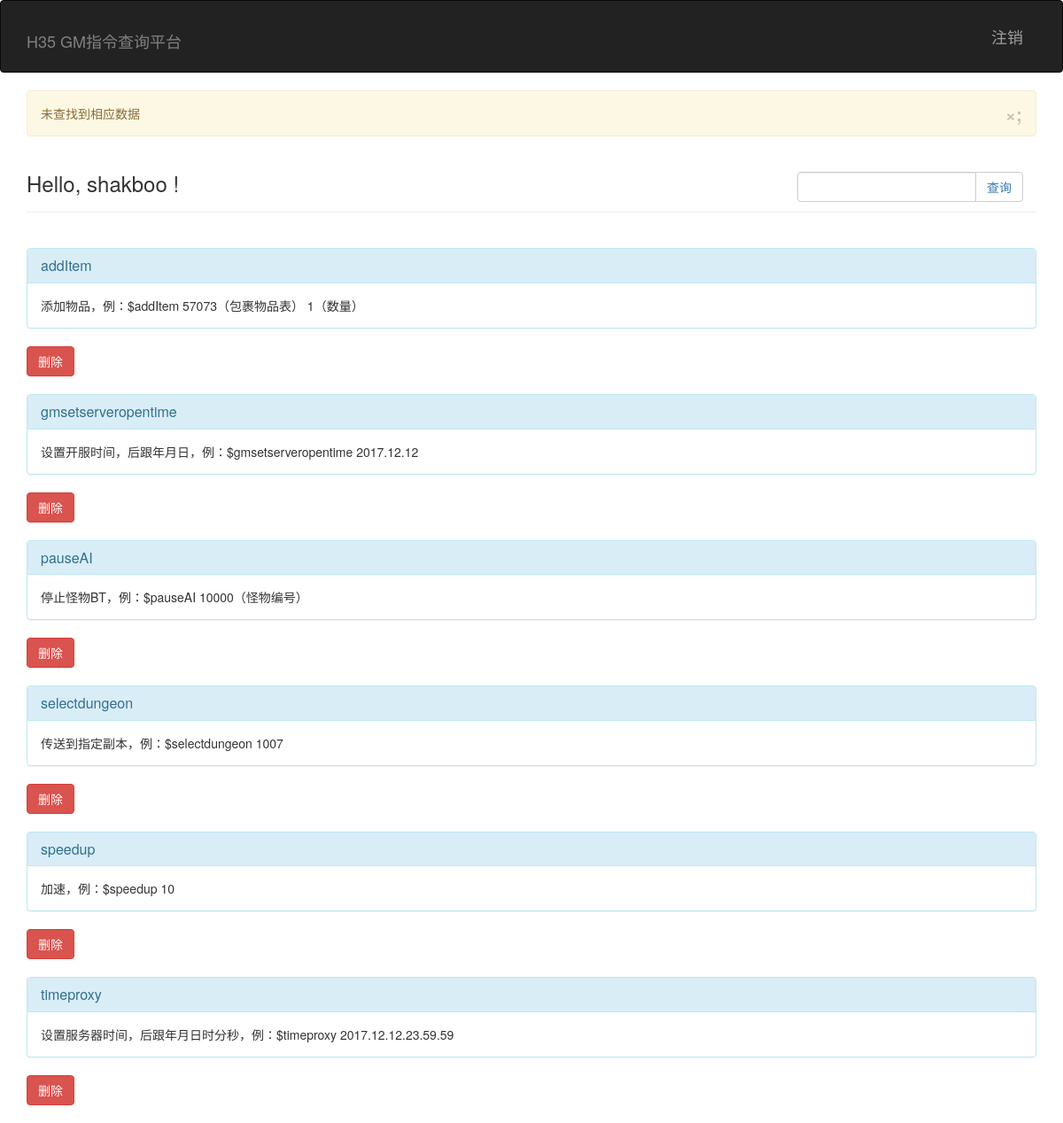
The page /auth/query (signed in) on the database its author committed.
### app/models.py (models this page shows, shortened)
class User(UserMixin, db.Model):
    __tablename__ = 'users'
    id = db.Column(db.Integer, primary_key = True)
    username = db.Column(db.String(64), unique=True, index=True)
    password_hash = db.Column(db.String(128))
    role_id = db.Column(db.Integer, db.ForeignKey('roles.id'))
    posts = db.relationship('Post', backref = 'author', lazy = 'dynamic')
    @property
    def password(self):
        raise AttributeError('password is not readable attribute')
    def is_shakboo(self):
        if self.username == "shakboo":
            return True
        return False
    def is_login(self):
        return True

class Post_filter(db.Model):
    __tablename__ = 'posts_filter'
    gm_filter = db.Column(db.String(128), primary_key = True)
    info_filter = db.Column(db.Text)

### app/auth/views.py (the view, shortened to what this page needs)
@auth.route('/query', methods=['GET','POST'])
def query():
    try:
        if current_user.is_login():
            pass
    except:
        return redirect(url_for('auth.login'))
    p_f = None
    posts_filter = Post_filter.query.order_by('gm_filter')
    if p_f:
        flash("查询成功")
    else:
        flash("未查找到相应数据")
    return render_template('auth/query.html',form=request.form, posts_filter=posts_filter)

### app/models.py (called while the page is built)
@login_manager.user_loader
def load_user(user_id):
    return User.query.get(int(user_id))

### app/templates/auth/query.html (shortened to what this page needs)
{% extends "base.html" %}
{% block page_content %}
<div class="page-header">
        <div class="col-lg-3 pull-right col-sm-5 col-md-4 col-xs-6">
                <form class="input-group" method="post" action="{{ url_for('auth.query') }}">
                    <input type="text" class="form-control" id="user-input" name="userInput">
                    <span class="input-group-btn">
                        <button class="btn btn-default btn-query" type="submit"><a style="text-decoration:none"> 查询</a></button>
                    </span>
                </form>
        </div>
    <h3>Hello,
        {% if current_user.is_authenticated %}
        {{ current_user.username }}
        {% else %}
        Stranger
        {% endif %}!
    </h3>
</div>
<br>
<div class="posts">
    {% for post in posts_filter %}
    <form class="post" method="post" action="{{ url_for('main.index') }}">
        <div class="panel panel-info">
            <div class="panel-heading">
                <h3 class="panel-title gm-exist">{{ post.gm_filter }}</h3>
            </div>
            <div class="panel-body info-exist">{{ post.info_filter }}</div>
        </div>
        {% if current_user.is_shakboo() %}
            <button class="btn btn-danger btn-query" type="submit" name="delete"><a style="text-decoration:none"><font style="color:white"> 删除</font></a></button>
        {% endif %}
    </form>
        {% if current_user.is_shakboo() %}
            <br>
        {% endif %}
    {% endfor %}
</div>
{% endblock %}

### rows shown on the page
User: username "shakboo"
Post_filter: gm_filter "addItem", info_filter "添加物品，例：$addItem 57073（包裹物品表） 1（数量）"
Post_filter: gm_filter "gmsetserveropentime", info_filter "设置开服时间，后跟年月日，例：$gmsetserveropentime 2017.12.12"
Post_filter: gm_filter "pauseAI", info_filter "停止怪物BT，例：$pauseAI 10000（怪物编号）"
Post_filter: gm_filter "selectdungeon", info_filter "传送到指定副本，例：$selectdungeon 1007"
Post_filter: gm_filter "speedup", info_filter "加速，例：$speedup 10"
Post_filter: gm_filter "timeproxy", info_filter "设置服务器时间，后跟年月日时分秒，例：$timeproxy 2017.12.12.23.59.59"

### other values the page prints
{{ message }} "未查找到相应数据"
